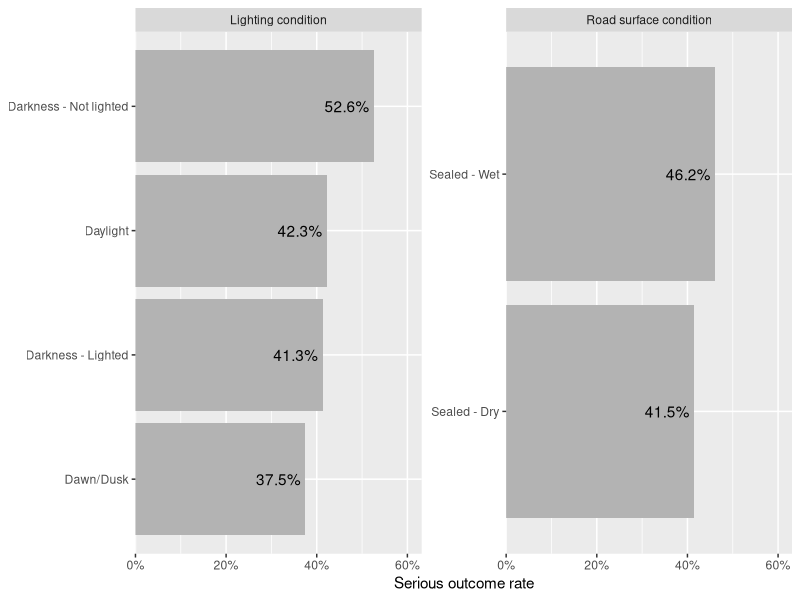

R code for this plot:
## ---- chunk 1
#| label: setup

# Load libraries here
library(ggplot2)
library(dplyr)
library(knitr)
## ---- chunk 2
#| label: fig-method-plot
#| fig-cap: "Caption for methodology figure."

# plot code 
## ---- chunk 3
#| label: tbl-method-table
#| tbl-cap: "Caption for methodology table."

# table code
## ---- chunk 4
raw_data <- read.csv("data/cleaned_dataset.csv")
str(data)


data <- raw_data|>
  mutate(
    Crash_Severity = factor(
      Crash_Severity,
      levels = c(
        "Minor injury",
        "Medical treatment",
        "Hospitalisation",
        "Fatal"
      ),
      ordered = TRUE
    ),
    Crash_Type = factor(Crash_Type),
    Crash_Nature = factor(Crash_Nature),
    Crash_Speed_Limit = factor(Crash_Speed_Limit),
    Crash_Road_Surface_Condition = factor(Crash_Road_Surface_Condition),
    Crash_Atmospheric_Condition = factor(Crash_Atmospheric_Condition),
    Crash_Lighting_Condition = factor(Crash_Lighting_Condition),
    Crash_Road_Horiz_Align = factor(Crash_Road_Horiz_Align),
    Crash_Road_Vert_Align = factor(Crash_Road_Vert_Align),
    Crash_DCA_Group_Description = factor(Crash_DCA_Group_Description)
  )

## ---- chunk 5
#| fig-pos: "H"
#| label: fig-surface-light
#| fig-cap: "Serious Outcome Rate by Lighting and Road Surface Conditions"

library(tidyverse)
condition_data <- data |>
  mutate(
    Serious_Outcome = if_else(
    Crash_Severity %in% c("Hospitalisation", "Fatal"),
    "Serious",
    "Non-serious"))

  condition_data <- condition_data |>
    select(
    Serious_Outcome,
    Crash_Lighting_Condition,
    Crash_Road_Surface_Condition) |>
      pivot_longer(
        cols = c(Crash_Lighting_Condition, Crash_Road_Surface_Condition),
        names_to = "Condition_Type",
        values_to = "Condition") 
        
  condition_data <- condition_data |>
    mutate(
      Condition_Type = case_when(
      Condition_Type == "Crash_Lighting_Condition" ~ "Lighting condition",
      Condition_Type == "Crash_Road_Surface_Condition" ~ "Road surface condition")) |>
        group_by(Condition_Type, Condition) |>
        summarise(
          total_crashes = n(),
          serious_crashes = sum(Serious_Outcome == "Serious"),
          serious_rate = serious_crashes / total_crashes,
          .groups = "drop") |>
            filter(total_crashes >= 5)

#plot
condition_data |>
  ggplot(aes(x = reorder(Condition, serious_rate), y = serious_rate)) +
  geom_col(fill = "grey70") +
  geom_text(
  aes(label = scales::percent(serious_rate, accuracy = 0.1)),
  hjust = 1.1,
  color = "black")+
  coord_flip() +
  facet_wrap(~ Condition_Type, scales = "free_y") +
  scale_y_continuous(
    labels = scales::percent,
    expand = expansion(mult = c(0, 0.2))) +
      labs(
        x = NULL,
        y = "Serious outcome rate"
        )
